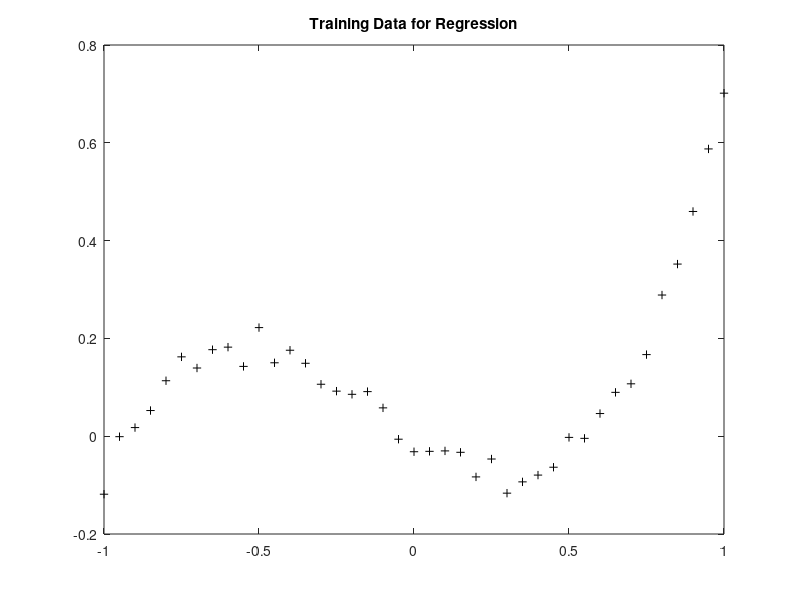

MATLAB code for this plot: (Note: this script raises an error after producing the figure.)
clear all
close all 
clc 

%% Hyper-parameters >>>>>>>>>>>>>>>>>>>>>>>>>>>>>>>>>>>>>>>>>>>>>>>>>>>
lr = 0.001; % Learning rate
n_iter = 2000; % Number of iterations
n_hidden = 3; % Number of hidden layer nodes

% choose from "momentum","rmsprop" and "adam"
training_strategy = "adam";

% hyper-parameters for SGD with momentum
rho = 0.8;

% hyper-parameters for RMSProp
rmsprop_epsilon = 1e-9;
decay = 0.99;

% hyper-parameters for Adam
adam_epsilon = 1e-9;
beta_m = 0.9;
beta_v = 0.99;

%% Generate training data
x = -1:0.05:1; % Input data as a row vector
len = length(x);

% Training data output with added noise
d = 0.8*x.^3 + 0.3*x.^2 - 0.4*x + normrnd(0, 0.02, [1, len]);
figure, plot(x, d,'k+'), title('Training Data for Regression')

% Test data
xtest = -0.97:0.1:0.93;


% Initialize weights and biases with random numbers
w_hidden = randn(1, n_hidden); % Weights from input to hidden layer (1x3 double)
w_output = randn(n_hidden, 1); % Weights from hidden layer to output (3x1 double)
b_hidden = randn(1, n_hidden); % Biases for hidden layer (1x3 double)
b_output = randn; % Bias for output layer

% Initialize momentum of parameters (for SGD with Momentum and Adam)
w_output_mom = 0;
w_hidden_mom = 0;
b_output_mom = 0;
b_hidden_mom = 0;

% Initialize the learning rate adjusting terms (for RMSProp and Adam)
w_output_v = 0;
w_hidden_v = 0;
b_output_v = 0;
b_hidden_v = 0;

% Initialize cumulative terms (for Adam)
cumulative_beta_m = 1;
cumulative_beta_v = 1;

%% Training process using stochastic gradient descent (SGD)
losses = zeros(1, n_iter); % Track loss during training
for i = 1:n_iter % Loop for number of iterations
    total_loss = 0; % initialise loss for this iteration
    for j = 1:len % Loop through length of input data
        % Forward Pass
        % Current input and target
        curr_input = x(j);
        target = d(j); 
        % Hidden Layer
        hidden_input = curr_input * w_hidden + b_hidden; % Weighted sum + Bias
        hidden_output = tanh(hidden_input); % Activation Function
        % Output Layer
        output = hidden_output * w_output + b_output; % Weighted Sum + Bias
        % Error 
        error = target - output; 
        total_loss = total_loss + 0.5 * error^2; % Loss
        % Backward Pass
        % Output Layer and Hidden Layer Gradients
        b_output_grad = -1 * error; 
        b_hidden_grad = (b_output_grad * w_output').*(1-hidden_output.^2);
        w_output_grad = b_output_grad * hidden_output';
        w_hidden_grad = b_hidden_grad * curr_input;
        % 
        % SGD with Momentum
        if training_strategy == "momentum"
            % evaluate momentums for params
            w_output_mom = rho * w_output_mom + w_output_grad;
            w_hidden_mom = rho * w_hidden_mom + w_hidden_grad;
            b_output_mom = rho * b_output_mom + b_output_grad;
            b_hidden_mom = rho * b_hidden_mom + b_hidden_grad;
            % make a step
            w_output = w_output - lr * w_output_mom;
            w_hidden = w_hidden - lr * w_hidden_mom;
            b_output = b_output - lr * b_output_mom;
            b_hidden = b_hidden - lr * b_hidden_mom;
            
        % SGD with RMSProp
        elseif training_strategy == "rmsprop"
            % evaluate v
            w_output_v = decay * w_output_v + (1-decay) * w_output_grad.^2;
            w_hidden_v = decay * w_hidden_v + (1-decay) * w_hidden_grad.^2;
            b_output_v = decay * b_output_v + (1-decay) * b_output_grad.^2;
            b_hidden_v = decay * b_hidden_v + (1-decay) * b_hidden_grad.^2;
            % make a step
            w_output = w_output - lr ./ sqrt(w_output_v+rmsprop_epsilon) .* w_output_grad;
            w_hidden = w_hidden - lr ./ sqrt(w_hidden_v+rmsprop_epsilon) .* w_hidden_grad;
            b_output = b_output - lr ./ sqrt(b_output_v+rmsprop_epsilon) .* b_output_grad;
            b_hidden = b_hidden - lr ./ sqrt(b_hidden_v+rmsprop_epsilon) .* b_hidden_grad;

        % SGD with Adam
        elseif training_strategy == "adam"
            % evaluate cumulative terms
            cumulative_beta_m = cumulative_beta_m * beta_m;
            cumulative_beta_v = cumulative_beta_v * beta_v;
            % evaluate momentum
            w_output_mom = (beta_m * w_output_mom + (1-beta_m)*w_output_grad)/(1-cumulative_beta_m);
            w_hidden_mom = (beta_m * w_hidden_mom + (1-beta_m)*w_hidden_grad)/(1-cumulative_beta_m);
            b_output_mom = (beta_m * b_output_mom + (1-beta_m)*b_output_grad)/(1-cumulative_beta_m);
            b_hidden_mom = (beta_m * b_hidden_mom + (1-beta_m)*b_hidden_grad)/(1-cumulative_beta_m);
            % evaluate v
            w_output_v = (beta_v * w_output_v + (1-beta_v) * w_output_grad.^2)/(1-cumulative_beta_v);
            w_hidden_v = (beta_v * w_hidden_v + (1-beta_v) * w_hidden_grad.^2)/(1-cumulative_beta_v);
            b_output_v = (beta_v * b_output_v + (1-beta_v) * b_output_grad.^2)/(1-cumulative_beta_v);
            b_hidden_v = (beta_v * b_hidden_v + (1-beta_v) * b_hidden_grad.^2)/(1-cumulative_beta_v);
            % make a step
            w_output = w_output - lr ./ sqrt(w_output_v+rmsprop_epsilon) .* w_output_mom;
            w_hidden = w_hidden - lr ./ sqrt(w_hidden_v+rmsprop_epsilon) .* w_hidden_mom;
            b_output = b_output - lr ./ sqrt(b_output_v+rmsprop_epsilon) .* b_output_mom;
            b_hidden = b_hidden - lr ./ sqrt(b_hidden_v+rmsprop_epsilon) .* b_hidden_mom;

        else
            error("Unknown training strategy")
        end
    end
    % Store Average loss for iteration
    losses(i) = total_loss/len;
end

%% Test the neural network
net_output = zeros(size(xtest));
for i = 1:length(xtest)
    hidden_input = xtest(i) * w_hidden + b_hidden;
    hidden_output = tanh(hidden_input);
    net_output(i) = hidden_output * w_output + b_output;
end

%% Plot out the test results
hold on;
plot(xtest, net_output, 'r-');
legend('Training Data', 'Test Prediction')

%% Plot the loss over iterations
figure;
plot(1:n_iter, losses, 'b-');
title('Loss over Iterations');
xlabel('Iteration');
ylabel('Loss');